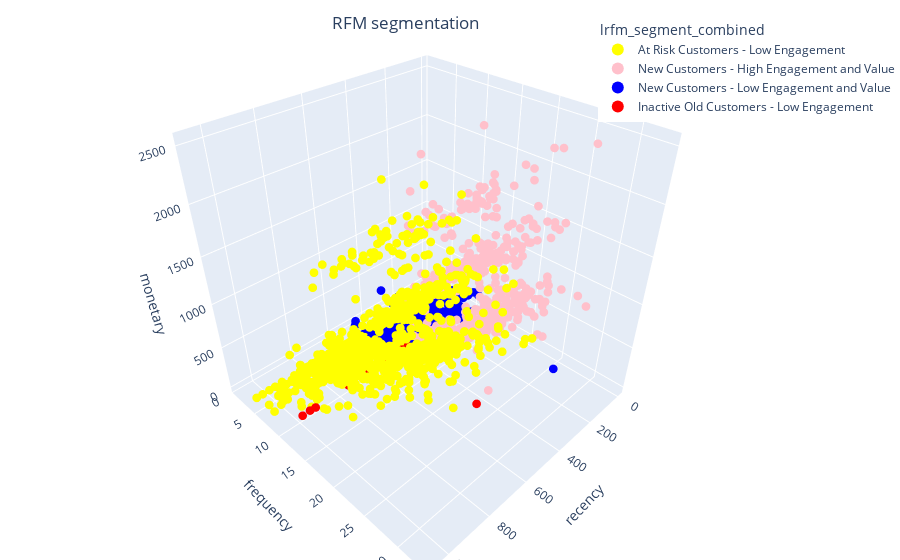

The code cell stored with this chart in its notebook:
### Code cell
color_map = {
    'New Customers - Low Engagement and Value' : 'blue',
    'New Customers - High Engagement and Value' : 'pink',
    'Inactive Old Customers - Low Engagement' : 'red',
    'At Risk Customers - Low Engagement' : 'yellow',
    'Old Customers - Need Attention' : 'green',
    'Loyal Customers - High Engagement and Value' : 'gray',
    'Potential Loyal Customers - High Value, Low Engagement' : 'purple',
    'Reactivated Customers - Returning with Low Engagement' : 'orange',
}

fig = px.scatter_3d(
    df_customer, 
    x='recency', 
    y='frequency', 
    z='monetary',
    color='lrfm_segment_combined', 
    color_discrete_map=color_map, 
)
                          
fig.update_traces(marker_size = 3)

# tight layout
fig.update_layout(margin=dict(l=0, r=0, b=0, t=0),
                  title={
                    'text': "RFM segmentation",
                    'y':0.97,
                    'x':0.45,
                    'xanchor': 'center',
                    'yanchor': 'top'},
                    legend=dict(
                      yanchor="top",
                      y=0.97,
                      xanchor="left",
                      x=0.70,
                      itemsizing='constant',
                      itemwidth = 30))

fig.update_xaxes(tickformat=".0f")

### Figure 1 — Plotly figure (JSON) as saved in the notebook; plotly's stock layout.template omitted (floating-point values rounded to 4 significant figures; data arrays with more than 128 entries replaced by an {"elided": "..."} marker saying what was removed)
{"data": [{"hovertemplate": "lrfm_segment_combined=At Risk Customers - Low Engagement<br>recency=%{x}<br>frequency=%{y}<br>monetary=%{z}<extra></extra>", "legendgroup": "At Risk Customers - Low Engagement", "marker": {"color": "yellow", "size": 3, "symbol": "circle"}, "mode": "markers", "name": "At Risk Customers - Low Engagement", "scene": "scene", "showlegend": true, "type": "scatter3d", "x": {"elided": "1088 int values"}, "y": {"elided": "1088 int values"}, "z": {"elided": "1088 int values"}}, {"hovertemplate": "lrfm_segment_combined=New Customers - High Engagement and Value<br>recency=%{x}<br>frequency=%{y}<br>monetary=%{z}<extra></extra>", "legendgroup": "New Customers - High Engagement and Value", "marker": {"color": "pink", "size": 3, "symbol": "circle"}, "mode": "markers", "name": "New Customers - High Engagement and Value", "scene": "scene", "showlegend": true, "type": "scatter3d", "x": {"elided": "493 int values"}, "y": {"elided": "493 int values"}, "z": {"elided": "493 int values"}}, {"hovertemplate": "lrfm_segment_combined=New Customers - Low Engagement and Value<br>recency=%{x}<br>frequency=%{y}<br>monetary=%{z}<extra></extra>", "legendgroup": "New Customers - Low Engagement and Value", "marker": {"color": "blue", "size": 3, "symbol": "circle"}, "mode": "markers", "name": "New Customers - Low Engagement and Value", "scene": "scene", "showlegend": true, "type": "scatter3d", "x": {"elided": "621 int values"}, "y": {"elided": "621 int values"}, "z": {"elided": "621 int values"}}, {"hovertemplate": "lrfm_segment_combined=Inactive Old Customers - Low Engagement<br>recency=%{x}<br>frequency=%{y}<br>monetary=%{z}<extra></extra>", "legendgroup": "Inactive Old Customers - Low Engagement", "marker": {"color": "red", "size": 3, "symbol": "circle"}, "mode": "markers", "name": "Inactive Old Customers - Low Engagement", "scene": "scene", "showlegend": true, "type": "scatter3d", "x": [621, 750, 850, 649, 1004, 542, 719, 837, 1062, 1029, 574, 576, 776], "y": [15, 14, 14, 14, 14, 14, 14, 14, 14, 14, 14, 26, 14], "z": [393, 357, 377, 382, 365, 390, 384, 369, 367, 371, 392, 359, 377]}], "layout": {"legend": {"itemsizing": "constant", "itemwidth": 30, "title": {"text": "lrfm_segment_combined"}, "tracegroupgap": 0, "x": 0.7, "xanchor": "left", "y": 0.97, "yanchor": "top"}, "margin": {"b": 0, "l": 0, "r": 0, "t": 0}, "scene": {"domain": {"x": [0, 1], "y": [0, 1]}, "xaxis": {"title": {"text": "recency"}}, "yaxis": {"title": {"text": "frequency"}}, "zaxis": {"title": {"text": "monetary"}}}, "title": {"text": "RFM segmentation", "x": 0.45, "xanchor": "center", "y": 0.97, "yanchor": "top"}, "xaxis": {"tickformat": ".0f"}}}
